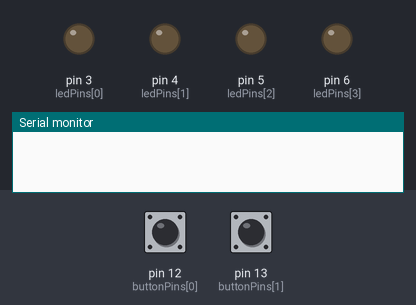
Bench run of a sketch on a simulated Arduino Uno, built with avr-gcc and run on an emulated ATmega328P. On the bench: output pins drawn as LEDs (lit = HIGH), the last lines printed to the serial monitor. Dashed ring = blinking. The test bench sets the inputs (shaded band); at power-on: pin 12 (buttonPins[0]) HIGH, pin 13 (buttonPins[1]) HIGH.

Above: at 0.8 s.
0.9 s: pin 12 (buttonPins[0]) pulled LOW for 0.15 s
At 1.2 s:
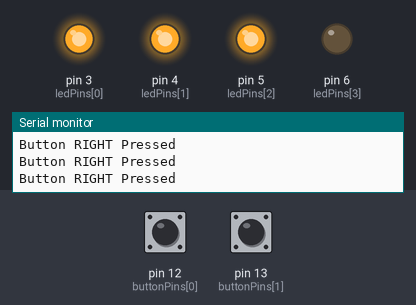
3.9 s: pin 13 (buttonPins[1]) pulled LOW for 1 s
At 4.2 s:
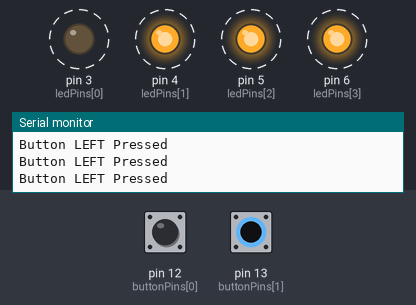
6.9 s: pin 13 (buttonPins[1]) pulled LOW for 3.2 s
At 11.2 s:
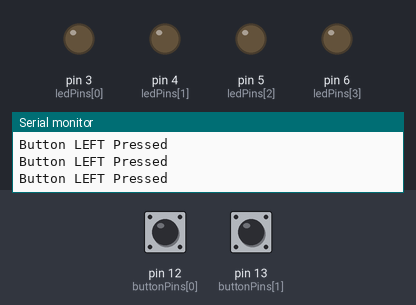
11.6 s: pin 12 (buttonPins[0]) pulled LOW for 3.2 s
At 11.92 s:
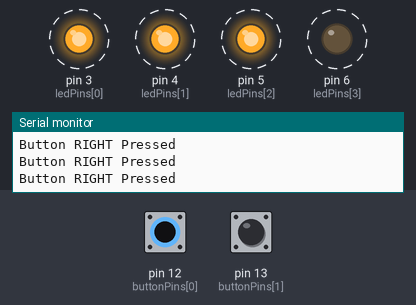
16.3 s: pin 12 (buttonPins[0]) driven LOW and pin 13 (buttonPins[1]) driven LOW
At 16.82 s:
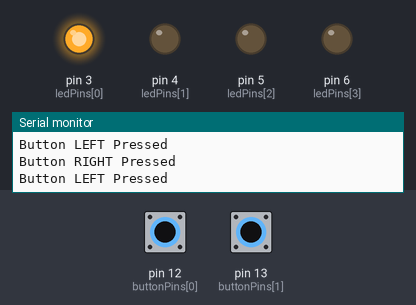
19.3 s: pin 12 (buttonPins[0]) driven HIGH
Timing chart, 0 to 23.3 s (numbered marks = the images above; inputs shaded):
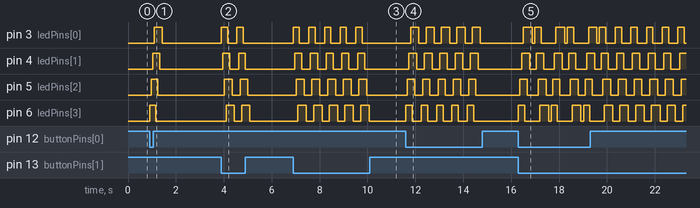

Measured:
- after the input at 0.9 s, pin 3 (ledPins[0]): LOW → HIGH after 0.20 s, → LOW 0.33 s later; pin 4 (ledPins[1]): LOW → HIGH after 0.14 s, → LOW 0.30 s later; pin 5 (ledPins[2]): LOW → HIGH after 0.06 s, → LOW 0.29 s later; pin 6 (ledPins[3]): LOW → HIGH at once, → LOW 0.26 s later
- after the input at 3.9 s, pin 3 (ledPins[0]): alternates HIGH for 0.26 s and LOW for 0.39 s, 4 changes in all, then stays LOW, starting at once; pin 4 (ledPins[1]): alternates HIGH for 0.29 s and LOW for 0.37 s, 4 changes in all, then stays LOW, starting after 0.06 s
- after the input at 6.9 s, pin 3 (ledPins[0]): alternates HIGH for 0.26 s and LOW for 0.39 s, 10 changes in all, then stays LOW, starting at once; pin 4 (ledPins[1]): alternates HIGH for 0.29 s and LOW for 0.37 s, 10 changes in all, then stays LOW, starting after 0.06 s
- after the input at 11.6 s, pin 3 (ledPins[0]): alternates HIGH for 0.35 s and LOW for 0.30 s, 10 changes in all, then stays LOW, starting after 0.21 s; pin 4 (ledPins[1]): alternates HIGH for 0.32 s and LOW for 0.32 s, 10 changes in all, then stays LOW, starting after 0.13 s
- after the input at 16.3 s, pin 3 (ledPins[0]): LOW → HIGH after 0.20 s, → LOW 0.37 s later, → HIGH 0.11 s later, → LOW 0.28 s later, … (9 changes in this stretch); pin 4 (ledPins[1]): LOW → HIGH after 0.14 s, → LOW 0.33 s later, → HIGH 0.28 s later, → LOW 0.30 s later, … (9 changes in this stretch)

The sketch:

directionRealTimeController.ino
```cpp
#include <Arduino_FreeRTOS.h>
#include "Wire.h"

#define I2C_SLAVE_ADDRESS 13
#define len 4 // Adjusted for the LED pins

int ledPins[] = {3, 4, 5, 6}; // LED pins
int buttonPins[] = {12, 13};   // Button pins

int BUTTON;
byte RightButton;
byte LeftButton;

void setup() {
Serial.begin(9600);
pinMode(ledPins[0], OUTPUT); // Setting the first LED pin as the red LED
pinMode(buttonPins[0], INPUT_PULLUP);
pinMode(buttonPins[1], INPUT_PULLUP);

for (int i = 1; i < len; i++) {
pinMode(ledPins[i], OUTPUT);
digitalWrite(ledPins[i], LOW);
}

digitalWrite(buttonPins[0], HIGH);
digitalWrite(buttonPins[1], HIGH);

Wire.begin(I2C_SLAVE_ADDRESS);
Wire.onRequest(i2cCommuniDataTask);

xTaskCreate(CollectDataTask, "Button", 128, NULL, 1, NULL);
xTaskCreate(ComputeDataTask, "Button Pressed", 128, NULL, 2, NULL);
xTaskCreate(NotifyDataTask, "Signal", 128, NULL, 2, NULL);
vTaskStartScheduler();
}

void CollectDataTask(void *pvParameters) {
while (1) {
RightButton = digitalRead(buttonPins[0]);
LeftButton = digitalRead(buttonPins[1]);
vTaskDelay(1000 / portTICK_PERIOD_MS);
}
}

void ComputeDataTask(void *pvParameters) {
while (1) {
if (digitalRead(buttonPins[0]) == LOW) {
Serial.println("Button RIGHT Pressed");
BUTTON = 1;
}
if (digitalRead(buttonPins[1]) == LOW) {
Serial.println("Button LEFT Pressed");
BUTTON = 2;
}
vTaskDelay(10 / portTICK_PERIOD_MS);
}
}

void NotifyDataTask(void *pvParameters) {
while (1) {
if (digitalRead(buttonPins[0]) == LOW) {
for (int i = len - 1; i >= 0; i--) {
digitalWrite(ledPins[i], HIGH);
vTaskDelay(70 / portTICK_PERIOD_MS);
}
for (int i = len - 1; i >= 0; i--) {
digitalWrite(ledPins[i], LOW);
vTaskDelay(100 / portTICK_PERIOD_MS);
}
}
if (digitalRead(buttonPins[1]) == LOW) {
for (int i = 0; i < len; i++) {
digitalWrite(ledPins[i], HIGH);
vTaskDelay(70 / portTICK_PERIOD_MS);
}
for (int i = 0; i < len; i++) {
digitalWrite(ledPins[i], LOW);
vTaskDelay(100 / portTICK_PERIOD_MS);
}
}
}
}

void i2cCommuniDataTask(void *pvParameters) {
int a = BUTTON;
BUTTON = 0;
Wire.write(a);
}

void loop() {}
```
